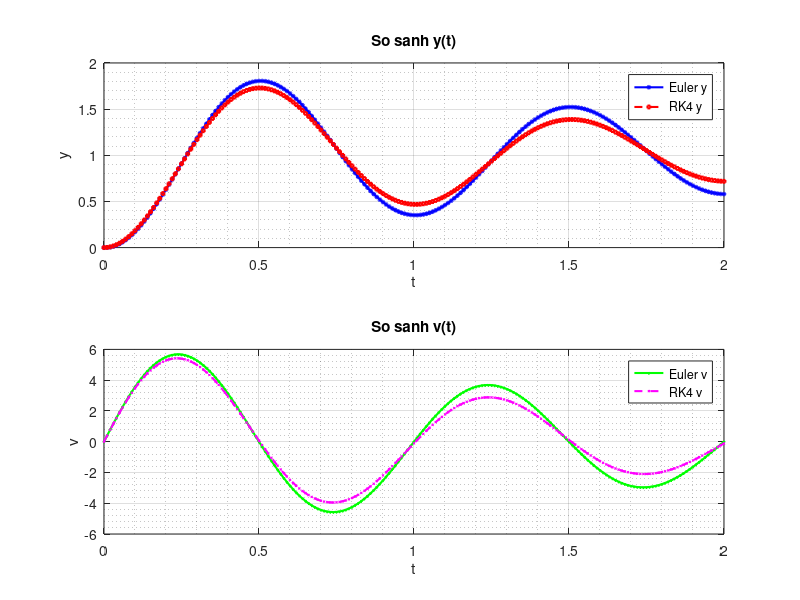

Recreate this plot in MATLAB.
function bai3_he_dieu_khien
    % Tham so he thong
    omega = 2 * pi;    % tan so tu do (rad/s)
    zeta = 0.1;        % he so can
    u = 1;             % tin hieu vao (hang so)
    
    % Dieu kien ban dau
    y0 = 0;            
    v0 = 0;            

    % Thoi gian mo phong
    h = 0.01;
    T = 2;             % thoi gian cuoi
    t = 0:h:T;
    N = length(t);

    % Khoi tao vector nghiem
    y_euler = zeros(1, N);
    v_euler = zeros(1, N);
    y_rk4 = zeros(1, N);
    v_rk4 = zeros(1, N);

    % Gan gia tri ban dau
    y_euler(1) = y0;
    v_euler(1) = v0;
    y_rk4(1) = y0;
    v_rk4(1) = v0;

    % Euler method
    for i = 1:N-1
        y_euler(i+1) = y_euler(i) + h * v_euler(i);
        v_euler(i+1) = v_euler(i) + h * (omega^2 * (u - y_euler(i)) - 2*zeta*omega*v_euler(i));
    end

    % RK4 method
    for i = 1:N-1
        % y' = v
        % v' = omega^2*(u - y) - 2*zeta*omega*v

        k1y = v_rk4(i);
        k1v = omega^2 * (u - y_rk4(i)) - 2*zeta*omega*v_rk4(i);

        k2y = v_rk4(i) + 0.5*h*k1v;
        k2v = omega^2 * (u - (y_rk4(i) + 0.5*h*k1y)) - 2*zeta*omega*(v_rk4(i) + 0.5*h*k1v);

        k3y = v_rk4(i) + 0.5*h*k2v;
        k3v = omega^2 * (u - (y_rk4(i) + 0.5*h*k2y)) - 2*zeta*omega*(v_rk4(i) + 0.5*h*k2v);

        k4y = v_rk4(i) + h*k3v;
        k4v = omega^2 * (u - (y_rk4(i) + h*k3y)) - 2*zeta*omega*(v_rk4(i) + h*k3v);

        y_rk4(i+1) = y_rk4(i) + (h/6)*(k1y + 2*k2y + 2*k3y + k4y);
        v_rk4(i+1) = v_rk4(i) + (h/6)*(k1v + 2*k2v + 2*k3v + k4v);
    end

% Ve do thi ket qua
figure;

% Bieu do y(t)
subplot(2,1,1);
plot(t, y_euler, 'b-o', 'LineWidth', 1.5, 'MarkerSize', 2, 'DisplayName', 'Euler y');   % xanh duong, tron
hold on;
plot(t, y_rk4, 'r--s', 'LineWidth', 1.5, 'MarkerSize', 2, 'DisplayName', 'RK4 y');      % do, dut, vuong
title('So sanh y(t)');
xlabel('t');
ylabel('y');
legend('Location', 'best');
grid on;
grid minor;

% Bieu do v(t)
subplot(2,1,2);
plot(t, v_euler, 'g-^', 'LineWidth', 1.5, 'MarkerSize', 1, 'DisplayName', 'Euler v');   % xanh la, tam giac
hold on;
plot(t, v_rk4, 'm--d', 'LineWidth', 1.5, 'MarkerSize', 1, 'DisplayName', 'RK4 v');      % tim, dut, thoi
title('So sanh v(t)');
xlabel('t');
ylabel('v');
legend('Location', 'best');
grid on;
grid minor;
end